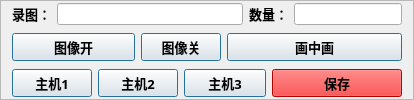
              <widget class="QFrame" name="frame_11">
               <property name="frameShape">
                <enum>QFrame::Shape::StyledPanel</enum>
               </property>
               <property name="frameShadow">
                <enum>QFrame::Shadow::Raised</enum>
               </property>
               <layout class="QGridLayout" name="gridLayout_14">
                <property name="topMargin">
                 <number>0</number>
                </property>
                <property name="bottomMargin">
                 <number>0</number>
                </property>
                <item row="1" column="0" colspan="3">
                 <widget class="QPushButton" name="pushButton_4">
                  <property name="font">
                   <font>
                    <family>微软雅黑</family>
                    <pointsize>10</pointsize>
                    <bold>true</bold>
                   </font>
                  </property>
                  <property name="text">
                   <string>图像开</string>
                  </property>
                  <property name="default">
                   <bool>true</bool>
                  </property>
                 </widget>
                </item>
                <item row="1" column="3" colspan="2">
                 <widget class="QPushButton" name="pushButton_5">
                  <property name="font">
                   <font>
                    <family>微软雅黑</family>
                    <pointsize>10</pointsize>
                    <bold>true</bold>
                   </font>
                  </property>
                  <property name="text">
                   <string>图像关</string>
                  </property>
                  <property name="default">
                   <bool>true</bool>
                  </property>
                 </widget>
                </item>
                <item row="0" column="1" colspan="5">
                 <widget class="QLineEdit" name="lineEdit_9"/>
                </item>
                <item row="2" column="7" colspan="2">
                 <widget class="QPushButton" name="pushButton_10">
                  <property name="font">
                   <font>
                    <family>微软雅黑</family>
                    <pointsize>10</pointsize>
                    <bold>true</bold>
                   </font>
                  </property>
                  <property name="styleSheet">
                   <string notr="true">background:rgb(255,0,0)</string>
                  </property>
                  <property name="text">
                   <string>保存</string>
                  </property>
                 </widget>
                </item>
                <item row="0" column="8">
                 <widget class="QLineEdit" name="lineEdit_10"/>
                </item>
                <item row="2" column="0" colspan="2">
                 <widget class="QPushButton" name="pushButton_9">
                  <property name="font">
                   <font>
                    <family>微软雅黑</family>
                    <pointsize>10</pointsize>
                    <bold>true</bold>
                   </font>
                  </property>
                  <property name="text">
                   <string>主机1</string>
                  </property>
                  <property name="default">
                   <bool>true</bool>
                  </property>
                 </widget>
                </item>
                <item row="1" column="5" colspan="4">
                 <widget class="QPushButton" name="pushButton_6">
                  <property name="font">
                   <font>
                    <family>微软雅黑</family>
                    <pointsize>10</pointsize>
                    <bold>true</bold>
                   </font>
                  </property>
                  <property name="text">
                   <string>画中画</string>
                  </property>
                  <property name="default">
                   <bool>true</bool>
                  </property>
                 </widget>
                </item>
                <item row="2" column="4" colspan="3">
                 <widget class="QPushButton" name="pushButton_7">
                  <property name="font">
                   <font>
                    <family>微软雅黑</family>
                    <pointsize>10</pointsize>
                    <bold>true</bold>
                   </font>
                  </property>
                  <property name="text">
                   <string>主机3</string>
                  </property>
                  <property name="default">
                   <bool>true</bool>
                  </property>
                 </widget>
                </item>
                <item row="0" column="0">
                 <widget class="QLabel" name="label_6">
                  <property name="font">
                   <font>
                    <family>微软雅黑</family>
                    <pointsize>10</pointsize>
                    <bold>true</bold>
                   </font>
                  </property>
                  <property name="text">
                   <string>录图：</string>
                  </property>
                 </widget>
                </item>
                <item row="0" column="6" colspan="2">
                 <widget class="QLabel" name="label_7">
                  <property name="font">
                   <font>
                    <family>微软雅黑</family>
                    <pointsize>10</pointsize>
                    <bold>true</bold>
                   </font>
                  </property>
                  <property name="text">
                   <string>数量：</string>
                  </property>
                 </widget>
                </item>
                <item row="2" column="2" colspan="2">
                 <widget class="QPushButton" name="pushButton_8">
                  <property name="font">
                   <font>
                    <family>微软雅黑</family>
                    <pointsize>10</pointsize>
                    <bold>true</bold>
                   </font>
                  </property>
                  <property name="text">
                   <string>主机2</string>
                  </property>
                  <property name="default">
                   <bool>true</bool>
                  </property>
                 </widget>
                </item>
               </layout>
              </widget>
